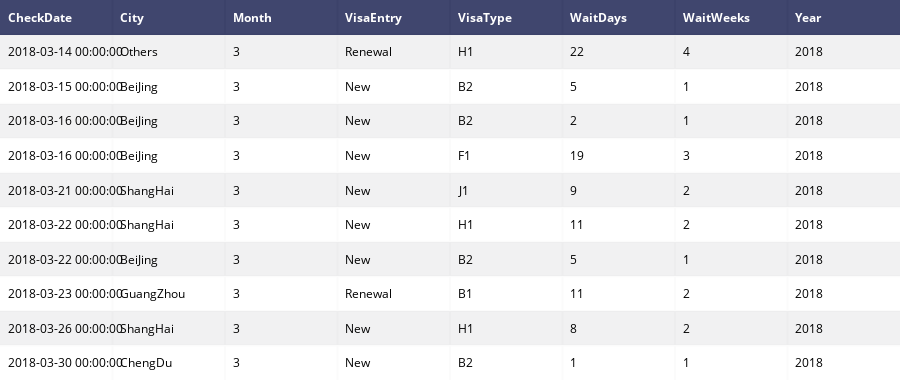

Source (notebook cell):
### Code cell
# Assemble all the data into a Pandas.DataFrame object
df = pd.DataFrame({
        'UserID'    : pd.Series(userID, dtype=int),
        'VisaType'  : pd.Categorical(visaType),
        'VisaEntry' : pd.Categorical(visaEntry),
        'City'      : pd.Categorical(city),
        'CheckDate' : pd.Series(checkDate),
        'Year'      : pd.Series([d.year for d in checkDate]),
        'Month'     : pd.Series([d.month for d in checkDate]),
        'WaitDays'  : pd.Series(waitDays, dtype=int),
        'WaitWeeks' : pd.Series([np.ceil(x/7) for x in waitDays], dtype=int)
        })

# Use userID as the index
df = df.set_index('UserID')

# Show raw data
#df.tail()
tbl = ff.create_table(df.tail(10))
py.iplot(tbl, show_link = False)

### Figure 1 — Plotly figure (JSON) as saved in the notebook; plotly's stock layout.template omitted (floating-point values rounded to 4 significant figures)
{"data": [{"colorscale": [[0, "#00083e"], [0.5, "#ededee"], [1, "#ffffff"]], "hoverinfo": "none", "opacity": 0.75, "showscale": false, "type": "heatmap", "z": [[0, 0, 0, 0, 0, 0, 0, 0], [0.5, 0.5, 0.5, 0.5, 0.5, 0.5, 0.5, 0.5], [1, 1, 1, 1, 1, 1, 1, 1], [0.5, 0.5, 0.5, 0.5, 0.5, 0.5, 0.5, 0.5], [1, 1, 1, 1, 1, 1, 1, 1], [0.5, 0.5, 0.5, 0.5, 0.5, 0.5, 0.5, 0.5], [1, 1, 1, 1, 1, 1, 1, 1], [0.5, 0.5, 0.5, 0.5, 0.5, 0.5, 0.5, 0.5], [1, 1, 1, 1, 1, 1, 1, 1], [0.5, 0.5, 0.5, 0.5, 0.5, 0.5, 0.5, 0.5], [1, 1, 1, 1, 1, 1, 1, 1]]}], "layout": {"annotations": [{"align": "left", "font": {"color": "#ffffff"}, "showarrow": false, "text": "<b>CheckDate</b>", "x": -0.45, "xanchor": "left", "xref": "x1", "y": 0, "yref": "y1"}, {"align": "left", "font": {"color": "#ffffff"}, "showarrow": false, "text": "<b>City</b>", "x": 0.55, "xanchor": "left", "xref": "x1", "y": 0, "yref": "y1"}, {"align": "left", "font": {"color": "#ffffff"}, "showarrow": false, "text": "<b>Month</b>", "x": 1.55, "xanchor": "left", "xref": "x1", "y": 0, "yref": "y1"}, {"align": "left", "font": {"color": "#ffffff"}, "showarrow": false, "text": "<b>VisaEntry</b>", "x": 2.55, "xanchor": "left", "xref": "x1", "y": 0, "yref": "y1"}, {"align": "left", "font": {"color": "#ffffff"}, "showarrow": false, "text": "<b>VisaType</b>", "x": 3.55, "xanchor": "left", "xref": "x1", "y": 0, "yref": "y1"}, {"align": "left", "font": {"color": "#ffffff"}, "showarrow": false, "text": "<b>WaitDays</b>", "x": 4.55, "xanchor": "left", "xref": "x1", "y": 0, "yref": "y1"}, {"align": "left", "font": {"color": "#ffffff"}, "showarrow": false, "text": "<b>WaitWeeks</b>", "x": 5.55, "xanchor": "left", "xref": "x1", "y": 0, "yref": "y1"}, {"align": "left", "font": {"color": "#ffffff"}, "showarrow": false, "text": "<b>Year</b>", "x": 6.55, "xanchor": "left", "xref": "x1", "y": 0, "yref": "y1"}, {"align": "left", "font": {"color": "#000000"}, "showarrow": false, "text": "2018-03-14 00:00:00", "x": -0.45, "xanchor": "left", "xref": "x1", "y": 1, "yref": "y1"}, {"align": "left", "font": {"color": "#000000"}, "showarrow": false, "text": "Others", "x": 0.55, "xanchor": "left", "xref": "x1", "y": 1, "yref": "y1"}, {"align": "left", "font": {"color": "#000000"}, "showarrow": false, "text": "3", "x": 1.55, "xanchor": "left", "xref": "x1", "y": 1, "yref": "y1"}, {"align": "left", "font": {"color": "#000000"}, "showarrow": false, "text": "Renewal", "x": 2.55, "xanchor": "left", "xref": "x1", "y": 1, "yref": "y1"}, {"align": "left", "font": {"color": "#000000"}, "showarrow": false, "text": "H1", "x": 3.55, "xanchor": "left", "xref": "x1", "y": 1, "yref": "y1"}, {"align": "left", "font": {"color": "#000000"}, "showarrow": false, "text": "22", "x": 4.55, "xanchor": "left", "xref": "x1", "y": 1, "yref": "y1"}, {"align": "left", "font": {"color": "#000000"}, "showarrow": false, "text": "4", "x": 5.55, "xanchor": "left", "xref": "x1", "y": 1, "yref": "y1"}, {"align": "left", "font": {"color": "#000000"}, "showarrow": false, "text": "2018", "x": 6.55, "xanchor": "left", "xref": "x1", "y": 1, "yref": "y1"}, {"align": "left", "font": {"color": "#000000"}, "showarrow": false, "text": "2018-03-15 00:00:00", "x": -0.45, "xanchor": "left", "xref": "x1", "y": 2, "yref": "y1"}, {"align": "left", "font": {"color": "#000000"}, "showarrow": false, "text": "BeiJing", "x": 0.55, "xanchor": "left", "xref": "x1", "y": 2, "yref": "y1"}, {"align": "left", "font": {"color": "#000000"}, "showarrow": false, "text": "3", "x": 1.55, "xanchor": "left", "xref": "x1", "y": 2, "yref": "y1"}, {"align": "left", "font": {"color": "#000000"}, "showarrow": false, "text": "New", "x": 2.55, "xanchor": "left", "xref": "x1", "y": 2, "yref": "y1"}, {"align": "left", "font": {"color": "#000000"}, "showarrow": false, "text": "B2", "x": 3.55, "xanchor": "left", "xref": "x1", "y": 2, "yref": "y1"}, {"align": "left", "font": {"color": "#000000"}, "showarrow": false, "text": "5", "x": 4.55, "xanchor": "left", "xref": "x1", "y": 2, "yref": "y1"}, {"align": "left", "font": {"color": "#000000"}, "showarrow": false, "text": "1", "x": 5.55, "xanchor": "left", "xref": "x1", "y": 2, "yref": "y1"}, {"align": "left", "font": {"color": "#000000"}, "showarrow": false, "text": "2018", "x": 6.55, "xanchor": "left", "xref": "x1", "y": 2, "yref": "y1"}, {"align": "left", "font": {"color": "#000000"}, "showarrow": false, "text": "2018-03-16 00:00:00", "x": -0.45, "xanchor": "left", "xref": "x1", "y": 3, "yref": "y1"}, {"align": "left", "font": {"color": "#000000"}, "showarrow": false, "text": "BeiJing", "x": 0.55, "xanchor": "left", "xref": "x1", "y": 3, "yref": "y1"}, {"align": "left", "font": {"color": "#000000"}, "showarrow": false, "text": "3", "x": 1.55, "xanchor": "left", "xref": "x1", "y": 3, "yref": "y1"}, {"align": "left", "font": {"color": "#000000"}, "showarrow": false, "text": "New", "x": 2.55, "xanchor": "left", "xref": "x1", "y": 3, "yref": "y1"}, {"align": "left", "font": {"color": "#000000"}, "showarrow": false, "text": "B2", "x": 3.55, "xanchor": "left", "xref": "x1", "y": 3, "yref": "y1"}, {"align": "left", "font": {"color": "#000000"}, "showarrow": false, "text": "2", "x": 4.55, "xanchor": "left", "xref": "x1", "y": 3, "yref": "y1"}, {"align": "left", "font": {"color": "#000000"}, "showarrow": false, "text": "1", "x": 5.55, "xanchor": "left", "xref": "x1", "y": 3, "yref": "y1"}, {"align": "left", "font": {"color": "#000000"}, "showarrow": false, "text": "2018", "x": 6.55, "xanchor": "left", "xref": "x1", "y": 3, "yref": "y1"}, {"align": "left", "font": {"color": "#000000"}, "showarrow": false, "text": "2018-03-16 00:00:00", "x": -0.45, "xanchor": "left", "xref": "x1", "y": 4, "yref": "y1"}, {"align": "left", "font": {"color": "#000000"}, "showarrow": false, "text": "BeiJing", "x": 0.55, "xanchor": "left", "xref": "x1", "y": 4, "yref": "y1"}, {"align": "left", "font": {"color": "#000000"}, "showarrow": false, "text": "3", "x": 1.55, "xanchor": "left", "xref": "x1", "y": 4, "yref": "y1"}, {"align": "left", "font": {"color": "#000000"}, "showarrow": false, "text": "New", "x": 2.55, "xanchor": "left", "xref": "x1", "y": 4, "yref": "y1"}, {"align": "left", "font": {"color": "#000000"}, "showarrow": false, "text": "F1", "x": 3.55, "xanchor": "left", "xref": "x1", "y": 4, "yref": "y1"}, {"align": "left", "font": {"color": "#000000"}, "showarrow": false, "text": "19", "x": 4.55, "xanchor": "left", "xref": "x1", "y": 4, "yref": "y1"}, {"align": "left", "font": {"color": "#000000"}, "showarrow": false, "text": "3", "x": 5.55, "xanchor": "left", "xref": "x1", "y": 4, "yref": "y1"}, {"align": "left", "font": {"color": "#000000"}, "showarrow": false, "text": "2018", "x": 6.55, "xanchor": "left", "xref": "x1", "y": 4, "yref": "y1"}, {"align": "left", "font": {"color": "#000000"}, "showarrow": false, "text": "2018-03-21 00:00:00", "x": -0.45, "xanchor": "left", "xref": "x1", "y": 5, "yref": "y1"}, {"align": "left", "font": {"color": "#000000"}, "showarrow": false, "text": "ShangHai", "x": 0.55, "xanchor": "left", "xref": "x1", "y": 5, "yref": "y1"}, {"align": "left", "font": {"color": "#000000"}, "showarrow": false, "text": "3", "x": 1.55, "xanchor": "left", "xref": "x1", "y": 5, "yref": "y1"}, {"align": "left", "font": {"color": "#000000"}, "showarrow": false, "text": "New", "x": 2.55, "xanchor": "left", "xref": "x1", "y": 5, "yref": "y1"}, {"align": "left", "font": {"color": "#000000"}, "showarrow": false, "text": "J1", "x": 3.55, "xanchor": "left", "xref": "x1", "y": 5, "yref": "y1"}, {"align": "left", "font": {"color": "#000000"}, "showarrow": false, "text": "9", "x": 4.55, "xanchor": "left", "xref": "x1", "y": 5, "yref": "y1"}, {"align": "left", "font": {"color": "#000000"}, "showarrow": false, "text": "2", "x": 5.55, "xanchor": "left", "xref": "x1", "y": 5, "yref": "y1"}, {"align": "left", "font": {"color": "#000000"}, "showarrow": false, "text": "2018", "x": 6.55, "xanchor": "left", "xref": "x1", "y": 5, "yref": "y1"}, {"align": "left", "font": {"color": "#000000"}, "showarrow": false, "text": "2018-03-22 00:00:00", "x": -0.45, "xanchor": "left", "xref": "x1", "y": 6, "yref": "y1"}, {"align": "left", "font": {"color": "#000000"}, "showarrow": false, "text": "ShangHai", "x": 0.55, "xanchor": "left", "xref": "x1", "y": 6, "yref": "y1"}, {"align": "left", "font": {"color": "#000000"}, "showarrow": false, "text": "3", "x": 1.55, "xanchor": "left", "xref": "x1", "y": 6, "yref": "y1"}, {"align": "left", "font": {"color": "#000000"}, "showarrow": false, "text": "New", "x": 2.55, "xanchor": "left", "xref": "x1", "y": 6, "yref": "y1"}, {"align": "left", "font": {"color": "#000000"}, "showarrow": false, "text": "H1", "x": 3.55, "xanchor": "left", "xref": "x1", "y": 6, "yref": "y1"}, {"align": "left", "font": {"color": "#000000"}, "showarrow": false, "text": "11", "x": 4.55, "xanchor": "left", "xref": "x1", "y": 6, "yref": "y1"}, {"align": "left", "font": {"color": "#000000"}, "showarrow": false, "text": "2", "x": 5.55, "xanchor": "left", "xref": "x1", "y": 6, "yref": "y1"}, {"align": "left", "font": {"color": "#000000"}, "showarrow": false, "text": "2018", "x": 6.55, "xanchor": "left", "xref": "x1", "y": 6, "yref": "y1"}, {"align": "left", "font": {"color": "#000000"}, "showarrow": false, "text": "2018-03-22 00:00:00", "x": -0.45, "xanchor": "left", "xref": "x1", "y": 7, "yref": "y1"}, {"align": "left", "font": {"color": "#000000"}, "showarrow": false, "text": "BeiJing", "x": 0.55, "xanchor": "left", "xref": "x1", "y": 7, "yref": "y1"}, {"align": "left", "font": {"color": "#000000"}, "showarrow": false, "text": "3", "x": 1.55, "xanchor": "left", "xref": "x1", "y": 7, "yref": "y1"}, {"align": "left", "font": {"color": "#000000"}, "showarrow": false, "text": "New", "x": 2.55, "xanchor": "left", "xref": "x1", "y": 7, "yref": "y1"}, {"align": "left", "font": {"color": "#000000"}, "showarrow": false, "text": "B2", "x": 3.55, "xanchor": "left", "xref": "x1", "y": 7, "yref": "y1"}, {"align": "left", "font": {"color": "#000000"}, "showarrow": false, "text": "5", "x": 4.55, "xanchor": "left", "xref": "x1", "y": 7, "yref": "y1"}, {"align": "left", "font": {"color": "#000000"}, "showarrow": false, "text": "1", "x": 5.55, "xanchor": "left", "xref": "x1", "y": 7, "yref": "y1"}, {"align": "left", "font": {"color": "#000000"}, "showarrow": false, "text": "2018", "x": 6.55, "xanchor": "left", "xref": "x1", "y": 7, "yref": "y1"}, {"align": "left", "font": {"color": "#000000"}, "showarrow": false, "text": "2018-03-23 00:00:00", "x": -0.45, "xanchor": "left", "xref": "x1", "y": 8, "yref": "y1"}, {"align": "left", "font": {"color": "#000000"}, "showarrow": false, "text": "GuangZhou", "x": 0.55, "xanchor": "left", "xref": "x1", "y": 8, "yref": "y1"}, {"align": "left", "font": {"color": "#000000"}, "showarrow": false, "text": "3", "x": 1.55, "xanchor": "left", "xref": "x1", "y": 8, "yref": "y1"}, {"align": "left", "font": {"color": "#000000"}, "showarrow": false, "text": "Renewal", "x": 2.55, "xanchor": "left", "xref": "x1", "y": 8, "yref": "y1"}, {"align": "left", "font": {"color": "#000000"}, "showarrow": false, "text": "B1", "x": 3.55, "xanchor": "left", "xref": "x1", "y": 8, "yref": "y1"}, {"align": "left", "font": {"color": "#000000"}, "showarrow": false, "text": "11", "x": 4.55, "xanchor": "left", "xref": "x1", "y": 8, "yref": "y1"}, {"align": "left", "font": {"color": "#000000"}, "showarrow": false, "text": "2", "x": 5.55, "xanchor": "left", "xref": "x1", "y": 8, "yref": "y1"}, {"align": "left", "font": {"color": "#000000"}, "showarrow": false, "text": "2018", "x": 6.55, "xanchor": "left", "xref": "x1", "y": 8, "yref": "y1"}, {"align": "left", "font": {"color": "#000000"}, "showarrow": false, "text": "2018-03-26 00:00:00", "x": -0.45, "xanchor": "left", "xref": "x1", "y": 9, "yref": "y1"}, {"align": "left", "font": {"color": "#000000"}, "showarrow": false, "text": "ShangHai", "x": 0.55, "xanchor": "left", "xref": "x1", "y": 9, "yref": "y1"}, {"align": "left", "font": {"color": "#000000"}, "showarrow": false, "text": "3", "x": 1.55, "xanchor": "left", "xref": "x1", "y": 9, "yref": "y1"}, {"align": "left", "font": {"color": "#000000"}, "showarrow": false, "text": "New", "x": 2.55, "xanchor": "left", "xref": "x1", "y": 9, "yref": "y1"}, {"align": "left", "font": {"color": "#000000"}, "showarrow": false, "text": "H1", "x": 3.55, "xanchor": "left", "xref": "x1", "y": 9, "yref": "y1"}, {"align": "left", "font": {"color": "#000000"}, "showarrow": false, "text": "8", "x": 4.55, "xanchor": "left", "xref": "x1", "y": 9, "yref": "y1"}, {"align": "left", "font": {"color": "#000000"}, "showarrow": false, "text": "2", "x": 5.55, "xanchor": "left", "xref": "x1", "y": 9, "yref": "y1"}, {"align": "left", "font": {"color": "#000000"}, "showarrow": false, "text": "2018", "x": 6.55, "xanchor": "left", "xref": "x1", "y": 9, "yref": "y1"}, {"align": "left", "font": {"color": "#000000"}, "showarrow": false, "text": "2018-03-30 00:00:00", "x": -0.45, "xanchor": "left", "xref": "x1", "y": 10, "yref": "y1"}, {"align": "left", "font": {"color": "#000000"}, "showarrow": false, "text": "ChengDu", "x": 0.55, "xanchor": "left", "xref": "x1", "y": 10, "yref": "y1"}, {"align": "left", "font": {"color": "#000000"}, "showarrow": false, "text": "3", "x": 1.55, "xanchor": "left", "xref": "x1", "y": 10, "yref": "y1"}, {"align": "left", "font": {"color": "#000000"}, "showarrow": false, "text": "New", "x": 2.55, "xanchor": "left", "xref": "x1", "y": 10, "yref": "y1"}, {"align": "left", "font": {"color": "#000000"}, "showarrow": false, "text": "B2", "x": 3.55, "xanchor": "left", "xref": "x1", "y": 10, "yref": "y1"}, {"align": "left", "font": {"color": "#000000"}, "showarrow": false, "text": "1", "x": 4.55, "xanchor": "left", "xref": "x1", "y": 10, "yref": "y1"}, {"align": "left", "font": {"color": "#000000"}, "showarrow": false, "text": "1", "x": 5.55, "xanchor": "left", "xref": "x1", "y": 10, "yref": "y1"}, {"align": "left", "font": {"color": "#000000"}, "showarrow": false, "text": "2018", "x": 6.55, "xanchor": "left", "xref": "x1", "y": 10, "yref": "y1"}], "height": 380, "margin": {"b": 0, "l": 0, "r": 0, "t": 0}, "xaxis": {"dtick": 1, "gridwidth": 2, "showticklabels": false, "tick0": -0.5, "ticks": "", "zeroline": false}, "yaxis": {"autorange": "reversed", "dtick": 1, "gridwidth": 2, "showticklabels": false, "tick0": 0.5, "ticks": "", "zeroline": false}}}
